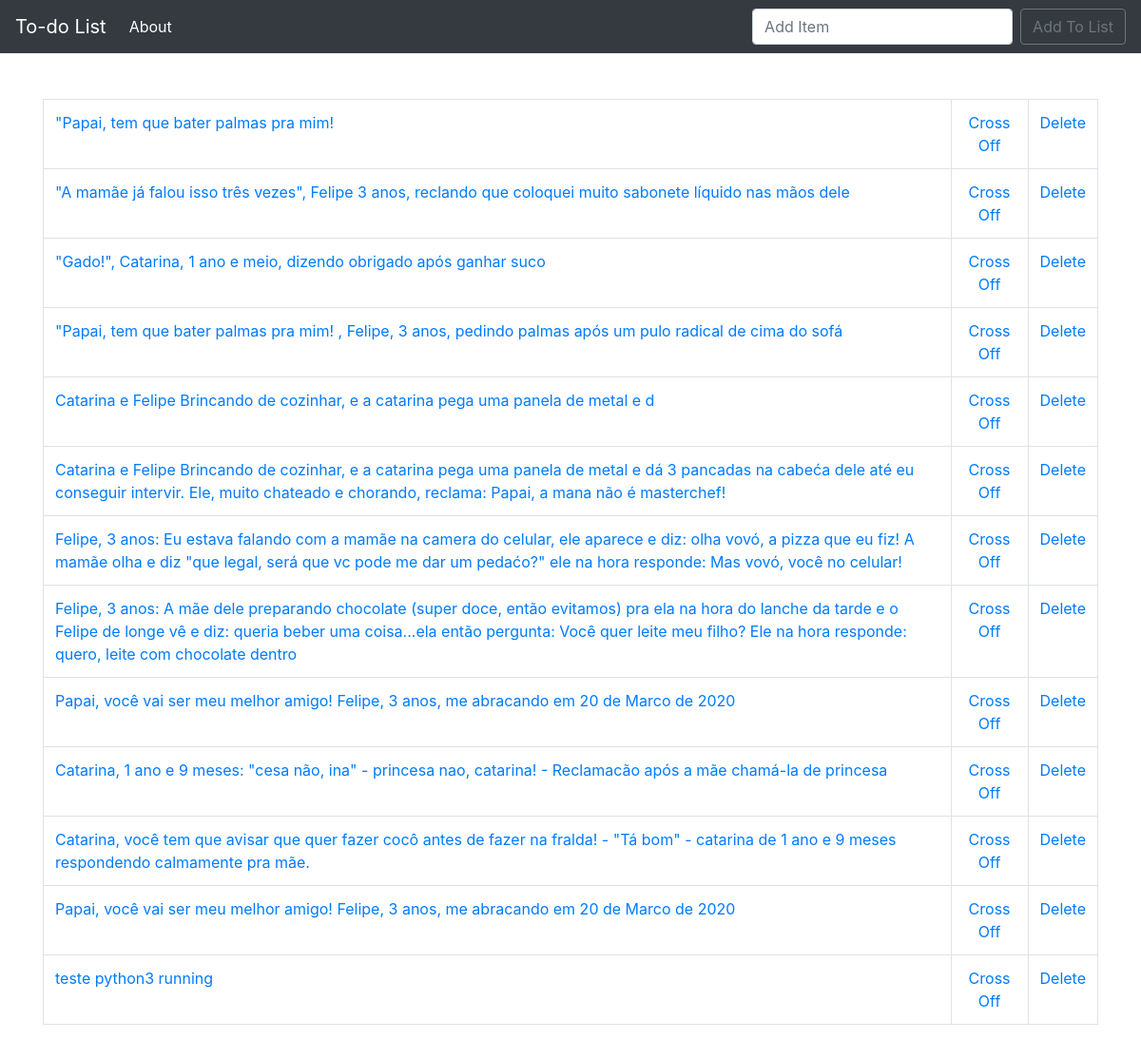
Before: / with the older database file.
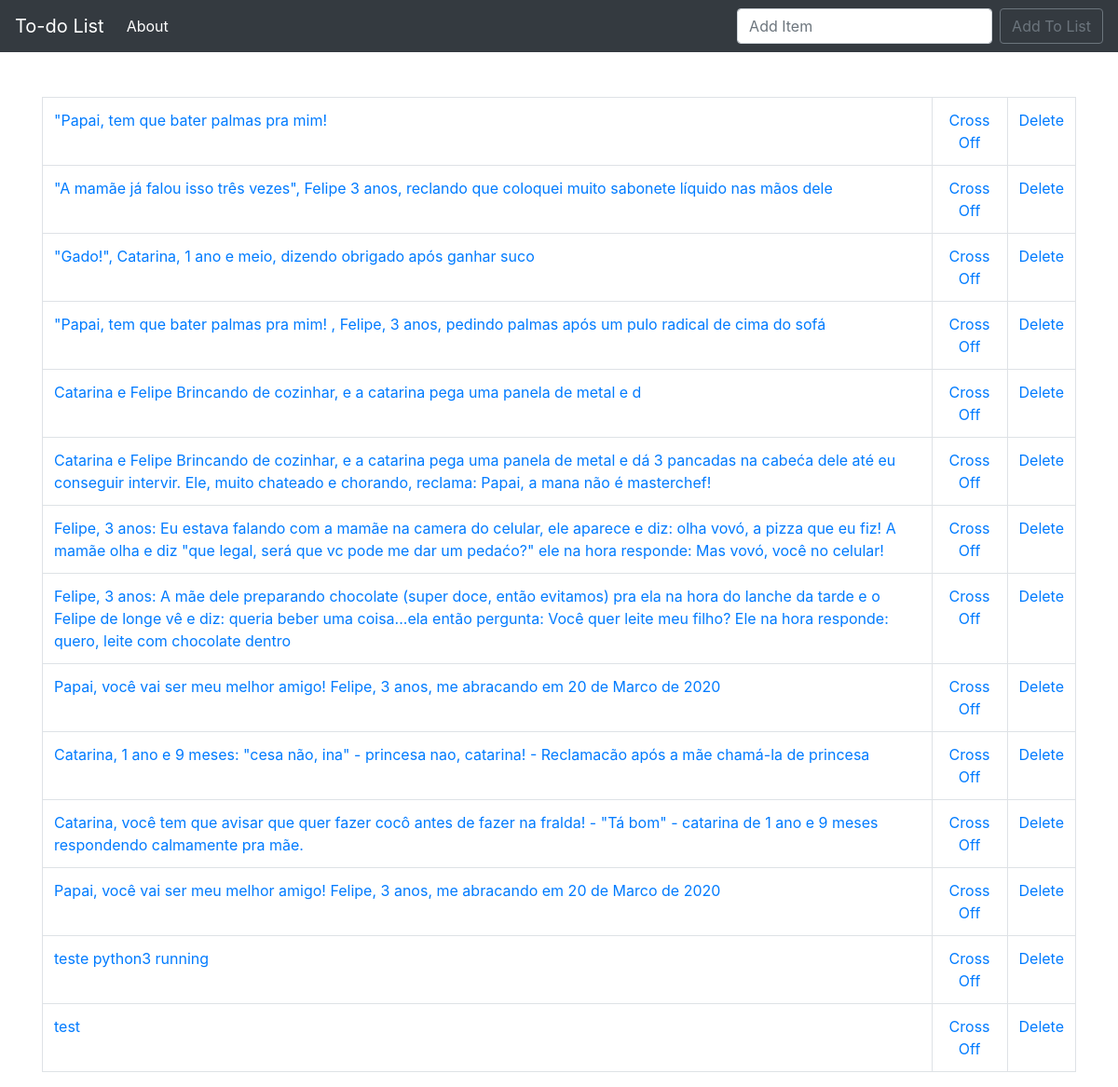
After: the same page with the newer database file.
### todo_list/models.py (models this page shows, shortened)
class List(models.Model):
    item = models.CharField(max_length=5000)
    completed = models.BooleanField(default=False)

### todo_list/views.py (the view)
# urls.py: path('', views.home, name='home'),
def home(request):
    if request.method == 'POST':
        form = ListForm(request.POST or None)
        if form.is_valid():
            form.save()
            all_items = List.objects.all
            messages.success(request, ('Item Has Been Added To List!'))
            return render(request, "home.html",{'all_items': all_items})
    else:
        all_items = List.objects.all
        return render (request, "home.html",{'all_items': all_items})

### todo_list/templates/home.html (shortened to what this page needs)
{% extends 'base.html'%}
{% block content %}
<br/>
    {% if all_items %}
    <table class="table table-bordered">
        {% for things in all_items %}
            {% if things.completed %}
                <tr class= "table-secondary">
                    <td class="striker"><a href="{% url 'edit' things.id %}">{{ things.item }}</a></td>
                    <td><center><a href="{% url 'uncross' things.id %}">Uncross</a></center></td>
                    <td><center><a href="{% url 'delete' things.id %}"> Delete</a></center></td>
                </tr>
            {% else %}
                <tr>
                   <td><a href="{% url 'edit' things.id %}">{{ things.item }}</a></td>
                   <td><center><a href="{% url 'cross_off' things.id %}"> Cross Off</a></center></td>
                   <td><center><a href="{% url 'delete' things.id %}"> Delete</a></center></td>
                </tr>
            {% endif %}
        {% endfor %}
    </table>
    {% endif %}
{% endblock %}

Changed rows visible on the page:
added List: item "test"
